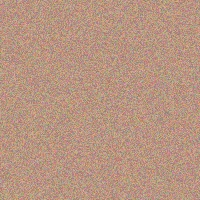
#> input picture test_skin_image.jpg, 200 x 200 px
$ python image_quality.py test_skin_image.jpg   (older library calls are emulated)
#> lines starting #> are read from the running program, lines starting #| are printed output that depends on the picture
#> further down, img_bgr is the input picture: shape (200, 200, 3); mean B, G, R 129.6, 149.4, 184.3
"""
Improvement 3 – Image Quality Gate
====================================
Scores an image on 5 axes and returns a pass/fail decision with
per-axis reasons.  Call this BEFORE predict_with_uncertainty() in app.py.

Integration in app.py
-----------------------
  from image_quality import check_quality, QualityError

  @app.route("/analyze", methods=["POST"])
  def analyze_wound():
      ...
      img_arr = preprocess_image(raw)       # (1,H,W,3) float32
      try:
          check_quality(img_arr[0])         # raises QualityError if bad
      except QualityError as e:
          return jsonify({"error": str(e), "quality_report": e.report}), 422
      ...

Axes checked
------------
  1. Blur         – Laplacian variance  < threshold → too blurry
  2. Brightness   – mean luminance      < 30        → too dark
                                        > 230       → overexposed
  3. Contrast     – std-dev of L*       < 15        → low contrast
  4. Minimum size – longest image side  < 200 px    → too small
  5. Colour cast  – dominant channel    > 90 %      → strong cast
                    (catches pure-red/pure-blue error images)
"""

import cv2
import numpy as np
import logging
from dataclasses import dataclass, field
from typing import Dict, List

log = logging.getLogger("image_quality")

# ── tuneable thresholds (override via env or config) ──────────────────────────
THRESHOLDS = {
    "blur_min":         80.0,   # Laplacian variance; lower = blurrier
    "brightness_min":   30.0,   # mean pixel value 0-255
    "brightness_max":  230.0,
    "contrast_min":     15.0,   # std-dev in L* channel
    "min_side_px":     200,     # shortest acceptable image dimension
    "colour_cast_max":   0.90,  # max fraction one channel may dominate
}


@dataclass
class QualityReport:
    passed: bool
    score: float                    # 0.0 – 1.0 composite
    issues: List[str] = field(default_factory=list)
    axes: Dict[str, dict] = field(default_factory=dict)

    def to_dict(self) -> dict:
        return {
            "passed":  self.passed,
            "score":   round(self.score, 3),
            "issues":  self.issues,
            "axes":    self.axes,
        }


class QualityError(ValueError):
    """Raised when an image fails quality checks."""
    def __init__(self, message: str, report: QualityReport):
        super().__init__(message)
        self.report = report.to_dict()


def _blur_score(img_u8_gray: np.ndarray) -> float:
    """Higher = sharper.  Laplacian variance method."""
    return float(cv2.Laplacian(img_u8_gray, cv2.CV_64F).var())


def _brightness(img_u8_gray: np.ndarray) -> float:
    return float(np.mean(img_u8_gray))


def _contrast(img_u8_rgb: np.ndarray) -> float:
    """Std-dev of L* channel in CIE L*a*b* space."""
    lab = cv2.cvtColor(img_u8_rgb, cv2.COLOR_RGB2Lab)
    return float(np.std(lab[:, :, 0]))


def _colour_cast(img_u8_rgb: np.ndarray) -> float:
    """Returns the maximum single-channel fraction of total energy."""
    means = img_u8_rgb.mean(axis=(0, 1))
    total = means.sum() + 1e-8
    return float(means.max() / total)


def check_quality(
    img_01: np.ndarray,
    thresholds: dict = None,
    raise_on_fail: bool = True,
) -> QualityReport:
    """
    Parameters
    ----------
    img_01       : float32 array (H, W, 3) normalised to [0,1]
    thresholds   : override any threshold key from THRESHOLDS dict
    raise_on_fail: if True, raises QualityError on failure

    Returns
    -------
    QualityReport (always returned; error only raised if raise_on_fail)
    """
#> called with raise_on_fail = False
    t = {**THRESHOLDS, **(thresholds or {})}

    img_u8 = (np.clip(img_01, 0, 1) * 255).astype(np.uint8)
    gray   = cv2.cvtColor(img_u8, cv2.COLOR_RGB2GRAY)
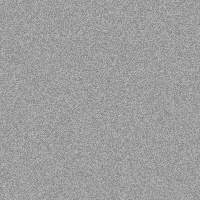
#> gray: shape (200, 200); min 125, max 192, mean 157.6
    h, w   = img_u8.shape[:2]
#> h = 200; w = 200

    axes   = {}
    issues = []
    scores = []

    # 1. Minimum size
    min_side = min(h, w)
#> min_side = 200
    size_ok  = min_side >= t["min_side_px"]
#> size_ok = True
    axes["size"] = {"value": min_side, "threshold": t["min_side_px"],
                    "passed": size_ok}
    if not size_ok:
        issues.append(f"Image too small ({min_side}px min side, need ≥{t['min_side_px']}px)."
                      " Re-capture closer to the wound.")
    scores.append(min(1.0, min_side / t["min_side_px"]))

    # 2. Blur
    blur_val = _blur_score(gray)
#> blur_val = 3035.1
    blur_ok  = blur_val >= t["blur_min"]
#> blur_ok = True
    axes["blur"] = {"value": round(blur_val, 1), "threshold": t["blur_min"],
                    "passed": blur_ok}
    if not blur_ok:
        issues.append(f"Image too blurry (sharpness={blur_val:.0f}, need ≥{t['blur_min']})."
                      " Hold the camera still and ensure good focus.")
    scores.append(min(1.0, blur_val / (t["blur_min"] * 2)))

    # 3. Brightness
    bright_val = _brightness(gray)
#> bright_val = 157.6
    bright_ok  = t["brightness_min"] <= bright_val <= t["brightness_max"]
#> bright_ok = True
    axes["brightness"] = {"value": round(bright_val, 1),
                           "min": t["brightness_min"],
                           "max": t["brightness_max"],
                           "passed": bright_ok}
    if bright_val < t["brightness_min"]:
        issues.append(f"Image too dark (mean={bright_val:.0f}). Use better lighting.")
    elif bright_val > t["brightness_max"]:
        issues.append(f"Image overexposed (mean={bright_val:.0f}). Reduce direct light.")
    # normalise brightness score: 1 at midpoint, 0 at extremes
    mid   = (t["brightness_min"] + t["brightness_max"]) / 2
    half  = (t["brightness_max"] - t["brightness_min"]) / 2
    scores.append(max(0.0, 1 - abs(bright_val - mid) / half))

    # 4. Contrast
    contrast_val = _contrast(img_u8)
#> in _contrast, `lab = cv2.cvtColor(img_u8_rgb, cv2.COLOR_RGB2Lab)`: lab: shape (200, 200, 3); mean of channels 0, 1, 2 164.6, 138.1, 143.4
#> contrast_val = 11.84
    contrast_ok  = contrast_val >= t["contrast_min"]
#> contrast_ok = False
    axes["contrast"] = {"value": round(contrast_val, 1),
                         "threshold": t["contrast_min"],
                         "passed": contrast_ok}
    if not contrast_ok:
        issues.append(f"Low image contrast (std={contrast_val:.1f}). "
                      "Ensure wound is well-lit and not covered.")
    scores.append(min(1.0, contrast_val / (t["contrast_min"] * 2)))

    # 5. Colour cast
    cast_val = _colour_cast(img_u8)
#> in _colour_cast, `means = img_u8_rgb.mean(axis=(0, 1))`: means = [184.3, 149.4, 129.6]
#> in _colour_cast, `total = means.sum() + 1e-8`: total = 463.2
#> cast_val = 0.398
    cast_ok  = cast_val <= t["colour_cast_max"]
#> cast_ok = True
    axes["colour_cast"] = {"value": round(cast_val, 3),
                            "threshold": t["colour_cast_max"],
                            "passed": cast_ok}
    if not cast_ok:
        issues.append(f"Strong colour cast detected (dominant channel={cast_val:.0%}). "
                      "Check camera white balance or remove coloured light sources.")
    scores.append(max(0.0, 1 - (cast_val - 0.4) / 0.5))

    composite = round(float(np.mean(scores)), 3)
#> composite = 0.825
    passed     = len(issues) == 0
#> passed = False

    report = QualityReport(passed=passed, score=composite,
                           issues=issues, axes=axes)

    log.info("Quality check: passed=%s score=%.2f issues=%s",
             passed, composite, issues)

    if not passed and raise_on_fail:
        summary = "; ".join(issues)
        raise QualityError(f"Image quality insufficient: {summary}", report)

    return report


# ── CLI demo ──────────────────────────────────────────────────────────────────
if __name__ == "__main__":
    import sys, json
    if len(sys.argv) < 2:
        print("Usage: python image_quality.py <image_path>")
        sys.exit(1)

    img_bgr = cv2.imread(sys.argv[1])
    img_rgb = cv2.cvtColor(img_bgr, cv2.COLOR_BGR2RGB)
    img_01  = img_rgb.astype(np.float32) / 255.0

    report = check_quality(img_01, raise_on_fail=False)
    print(json.dumps(report.to_dict(), indent=2))
#> (printed output is left out)
    print("\n✅ PASS" if report.passed else "\n❌ FAIL")
#| ❌ FAIL

$ run again, on wound2_overlay.png
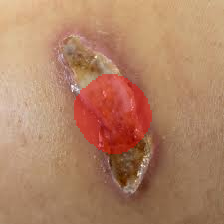
#> input picture wound2_overlay.png, 224 x 224 px
#> img_bgr is the input picture: shape (224, 224, 3); mean B, G, R 100.8, 130.4, 176.3
#> in check_quality, `gray   = cv2.cvtColor(img_u8, cv2.COLOR_RGB2GRAY)`:
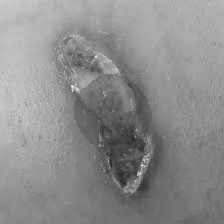
#> gray: shape (224, 224); min 35, max 246, mean 140.8
#> blur_val = 204
#> blur_ok = True
#> bright_val = 140.8
#> bright_ok = True
#> lab: shape (224, 224, 3); mean of channels 0, 1, 2 149.2, 141.9, 151.5
#> contrast_val = 29.46
#> contrast_ok = True
#> means = [176.3, 130.4, 100.8]
#> total = 407.5
#> cast_val = 0.433
#> cast_ok = True
#> composite = 0.962
#> (printed output is left out)
#| ✅ PASS

$ run again, on wound_heatmap.png
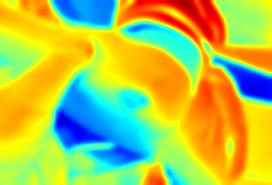
#> input picture wound_heatmap.png, 272 x 185 px
#> img_bgr is the input picture: shape (185, 272, 3); mean B, G, R 77, 196.5, 177.6
#> in check_quality, `gray   = cv2.cvtColor(img_u8, cv2.COLOR_RGB2GRAY)`:
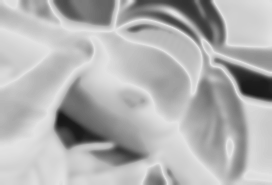
#> gray: shape (185, 272); min 23, max 226, mean 177.2
#> blur_val = 34.91
#> blur_ok = False
#> bright_val = 177.2
#> bright_ok = True
#> lab: shape (185, 272, 3); mean of channels 0, 1, 2 204.5, 121.2, 178.5
#> contrast_val = 40.36
#> contrast_ok = True
#> means = [177.6, 196.5, 76.99]
#> total = 451.1
#> cast_val = 0.436
#> cast_ok = True
#> composite = 0.72
#> passed = False
#> (printed output is left out)
#| ❌ FAIL
